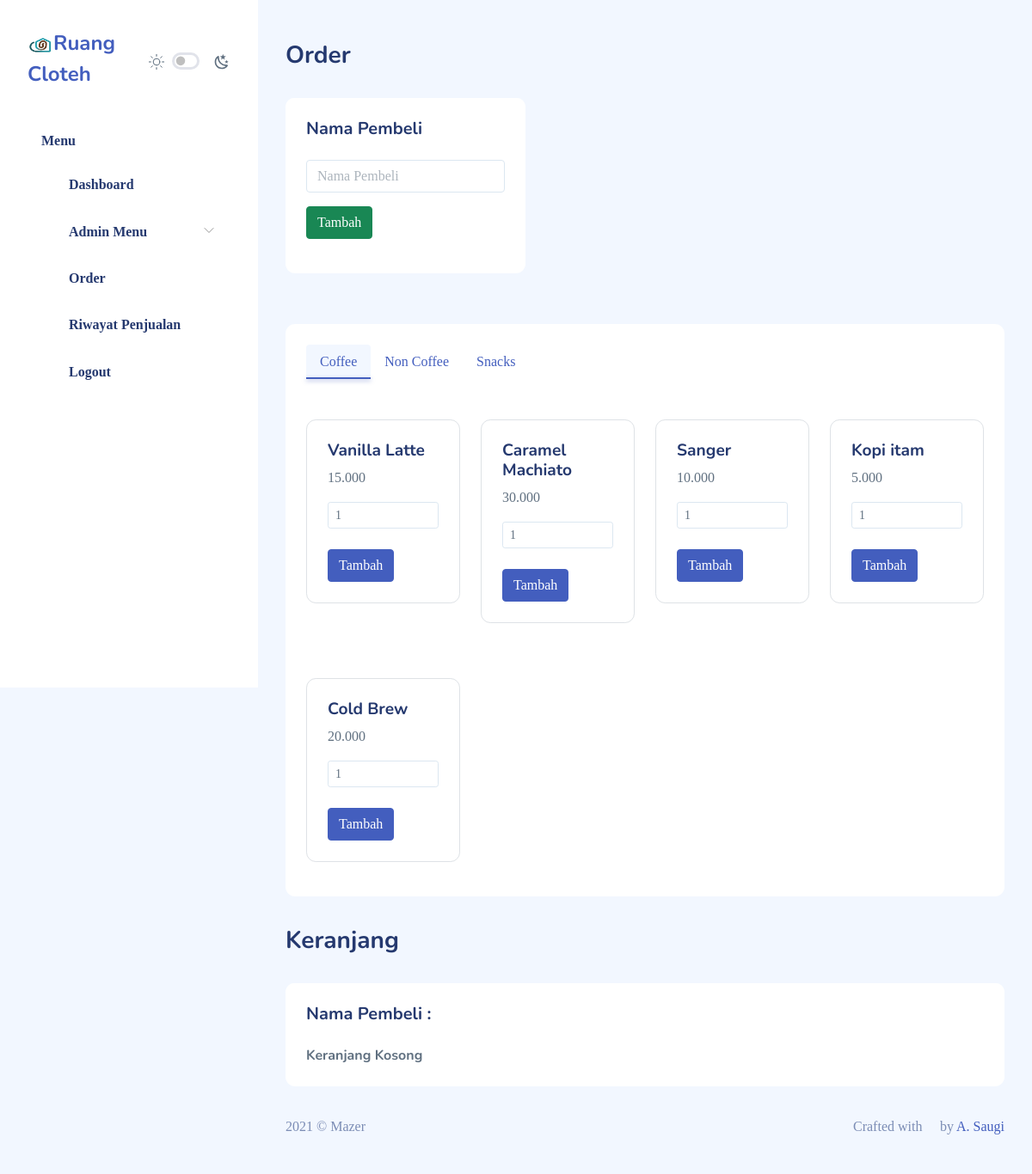
Screenshot of /order.php (signed in) with the database file from the repository.
### tables this page shows
CREATE TABLE `menu` (
  `id` int(11) NOT NULL,
  `nama_menu` varchar(100) NOT NULL,
  `harga` int(10) NOT NULL,
  `kategori` enum('kopi','non kopi','snack') NOT NULL,
  `image` varchar(250) DEFAULT NULL
);

### base/base.php (called while the page is built, shortened)
<?php
function rupiah($angka)
{
    $hasil_rupiah = number_format($angka, 0, '', '.');
    return $hasil_rupiah;
}

### order.php (the view, shortened to what this page needs)
<?php
require "base/koneksi.php";
include "pages/header.php";
?>
<div class="page-heading">
    <h3>Order</h3>
</div>
<div class="col-sm-4">
    <form action="" method="post">
        <div class="card">
            <h5 class="card-header">Nama Pembeli</h5>
            <div class="card-body">
                <input class="form-control" type="text" id="namaPembeli" name="buyerName" placeholder="Nama Pembeli">
                <button type="submit" name="addBuyerName" class="btn btn-success mb-3 mt-3">Tambah</button>
            </div>
        </div>
    </form>
    <br>
</div>
<section class="section">
    <div class="row">
        <div class="col-md-12">
            <div class="card">
                <div class="card-body">
                    <ul class="nav nav-tabs" id="myTab" role="tablist">
                        <li class="nav-item" role="presentation">
                            <a class="nav-link active" id="coffee-tab" data-bs-toggle="tab" href="#coffee" role="tab" aria-controls="coffee" aria-selected="true">Coffee</a>
                        </li>
                        <li class="nav-item" role="presentation">
                            <a class="nav-link" id="nonCoffee-tab" data-bs-toggle="tab" href="#nonCoffee" role="tab" aria-controls="nonCoffee" aria-selected="false">Non Coffee</a>
                        </li>
                        <li class="nav-item" role="presentation">
                            <a class="nav-link" id="snack-tab" data-bs-toggle="tab" href="#snack" role="tab" aria-controls="snack" aria-selected="false">Snacks</a>
                        </li>
                    </ul>
                    <div class="tab-content" id="myTabContent">
                        <div class="tab-pane fade show active" id="coffee" role="tabpanel" aria-labelledby="coffee-tab">
                            <div class="row">
                                <?php
                                $coffee = $conn->query("SELECT * FROM menu WHERE kategori = 'kopi'");
                                while ($row = $coffee->fetch_assoc()) { ?>
                                    <div class="col-sm-3 col-md-3 col-lg-3">
                                        <div class="mt-5 card border mb-3" style="max-width: 18rem;">
                                            <div class="card-body">
                                                <h5 class="card-title"><?= $row['nama_menu']; ?></h5>
                                                <p class="card-text"><?= rupiah($row['harga']); ?></p>
                                                <input class="form-control form-control-sm quantity" name="quantity" type="number" id="input_<?= $row['id']; ?>" placeholder=" Jumlah" value="1"><br>
                                                <button class="btn btn-primary add-order" id="<?= $row['id']; ?>" onclick="addOrder(<?= $row['id']; ?>);">Tambah</button>
                                            </div>
                                        </div>
                                    </div>
                                <?php } ?>
                            </div>
                        </div>
                    </div>
                </div>
            </div>
        </div>
    </div>
</section>
<div class="page-heading">
    <h3>Keranjang</h3>
</div>
<section class="section">
    <div class="row">
        <div class="col-md-12">
            <div class="card">
                <h5 class="card-header"> Nama Pembeli : <?= $_SESSION['buyerName']; ?></h5>
                <div class="card-body">
                    <?php if (!empty($_SESSION['cart'])) { ?>
                        <div class="table-responsive">
                            <table class="table table-lg">
                                <thead>
                                    <tr>
                                        <th>No</th>
                                        <th>Menu</th>
                                        <th>Jumlah</th>
                                        <th>Harga</th>
                                        <th>Total</th>
                                    </tr>
                                </thead>
                                <tbody>
                                    <?php
                                    $no = 1;
                                    $grandTotal = 0;
                                    foreach ($_SESSION['cart'] as $cart => $value) {
                                        $total = $value['harga'] * $value['jumlah'];
                                    ?>
                                        <tr>
                                            <td><?= $no++; ?></td>
                                            <td id="namaPayment"><?= $value['nama']; ?></td>
                                            <td><?= $value['jumlah']; ?></td>
                                            <td><?= rupiah($value['harga']); ?></td>
                                            <td><?= rupiah($total); ?></td>
                                            <td>
                                                <a href="<?= BASE_URL ?>BussinessLogic/delete_cart.php?id=<?= $cart; ?>" class="btn btn-danger">Hapus</a>
                                            </td>
                                        </tr>
                                    <?php
                                        $grandTotal += $total;
                                    } ?>
                                    <tr>
                                        <th colspan="4" class="text-right">Total</th>
                                        <th id="total"><?= rupiah($grandTotal); ?></th>
                                        <th>&nbsp;</th>
                                    </tr>
                                    <tr>
                                        <td colspan="5" class="text-right"></td>
                                        <td>
                                            <form action="" method="post">
                                                <div class="form-check form-check-inline">
                                                    <input class="form-check-input" type="radio" name="tipe_pembayaran" id="inlineRadio1" value="dana">
                                                    <label class="form-check-label" for="inlineRadio1">Dana</label>
                                                </div>
                                                <div class="form-check form-check-inline">
                                                    <input class="form-check-input" type="radio" name="tipe_pembayaran" id="inlineRadio2" value="cash" checked>
                                                    <label class="form-check-label" for="inlineRadio2">Cash</label>
                                                </div>
                                                <button type="submit" name="bayar" class="btn btn-success justify-content-end" onclick="return confirm('Yakin udah dibayar ?');">Bayar</button>
                                            </form>
                                        </td>
                                    </tr>
                                </tbody>
                            </table>
                        </div>
                    <?php } else { ?>
                        <b>Keranjang Kosong</b>
                    <?php } ?>
                </div>
            </div>
        </div>
    </div>
</section>
<?php
include "pages/footer.php";
?>

### rows the page displays
menu: nama_menu "Vanilla Latte", harga "15.000", quantity "1"
menu: nama_menu "Caramel Machiato", harga "30.000"
menu: nama_menu "Sanger", harga "10.000"
menu: nama_menu "Kopi itam", harga "5.000"
menu: nama_menu "Cold Brew", harga "20.000"
